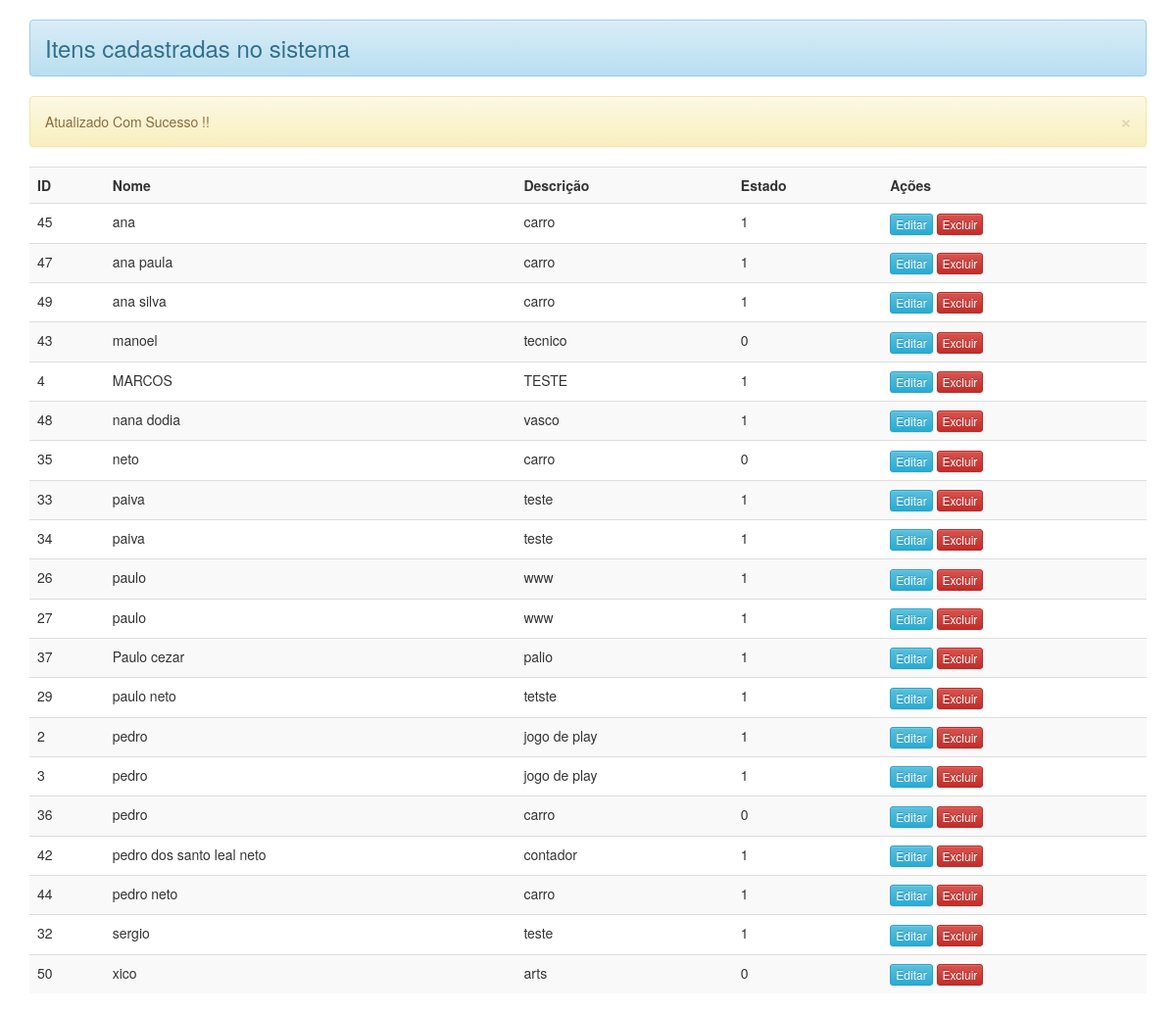
Screenshot of /php/listar.php?sucesso=ok with the database file from the repository.
### tables this page shows
CREATE TABLE `tipos` (
  `id` int(11) NOT NULL,
  `nome` varchar(100) NOT NULL,
  `descricao` varchar(255) DEFAULT NULL,
  `estado` tinyint(1) NOT NULL DEFAULT '1'
);

### php/listar.php (the view, shortened to what this page needs)
<?php
$conexao = mysqli_connect(SERVIDOR, USUARIO, SENHA, BANCO);
$listaDeCategorias = array();
$categoriasNoBanco = mysqli_query($conexao, "select * from tipos order by nome");
while ($categoria = mysqli_fetch_object($categoriasNoBanco)) {
	array_push($listaDeCategorias, $categoria);
}
?>
<!DOCTYPE html>
<html>
  <head>
<link rel="stylesheet" href="https://maxcdn.bootstrapcdn.com/bootstrap/3.3.7/css/bootstrap.min.css">
<link rel="stylesheet" href="https://maxcdn.bootstrapcdn.com/bootstrap/3.3.7/css/bootstrap-theme.min.css">
  </head>
  <body>
    <div class="container">
    <h3 class="alert alert-info">Itens cadastradas no sistema</h3>
		<?php if(isset($_GET['sucesso']) && $_GET['sucesso'] == "ok") : ?>
			<div class="alert alert-warning alert-dismissible" role="alert">
				<button type="button" class="close" data-dismiss="alert" aria-label="Close"><span aria-hidden="true">&times;</span></button>
				Atualizado Com Sucesso !!
			</div>
		<?php endif; ?>
		<table class="table table-striped">
			<tr>
				<th>ID</th>
				<th>Nome</th>
				<th>Descrição</th>
				<th>Estado</th>
				<th>Ações</th>
			</tr>
			<?php
			if ($listaDeCategorias) {
				foreach ($listaDeCategorias as $cat) {
					echo "<tr>";
					echo "<td>{$cat->id}</td>";
					echo "<td>{$cat->nome}</td>";
					echo "<td>{$cat->descricao}</td>";
					echo "<td>{$cat->estado}</td>";
					echo "<td>
									<a href='editar.php?tipo_id={$cat->id}' class='btn btn-info btn-xs'>Editar</a>
									<a href='apagar.php?tipo_id={$cat->id}' class='btn btn-danger btn-xs'>Excluir</a>
								</td>";
					echo "</tr>";
				}
			}
			?>
		</table>
    </div>
  </body>
</html>

### rows the page displays
tipos: id "45", nome "ana", descricao "carro", estado "1"
tipos: id "47", nome "ana paula", descricao "carro", estado "1"
tipos: id "49", nome "ana silva", descricao "carro", estado "1"
tipos: id "43", nome "manoel", descricao "tecnico", estado "0"
tipos: id "4", nome "MARCOS", descricao "TESTE", estado "1"
tipos: id "48", nome "nana dodia", descricao "vasco", estado "1"
tipos: id "35", nome "neto", descricao "carro", estado "0"
tipos: id "33", nome "paiva", descricao "teste", estado "1"
tipos: id "34", nome "paiva", descricao "teste", estado "1"
tipos: id "26", nome "paulo", descricao "www", estado "1"
tipos: id "27", nome "paulo", descricao "www", estado "1"
tipos: id "37", nome "Paulo cezar", descricao "palio", estado "1"
tipos: id "29", nome "paulo neto", descricao "tetste", estado "1"
tipos: id "2", nome "pedro", descricao "jogo de play", estado "1"
tipos: id "3", nome "pedro", descricao "jogo de play", estado "1"
tipos: id "36", nome "pedro", descricao "carro", estado "0"
tipos: id "42", nome "pedro dos santo leal neto", descricao "contador", estado "1"
tipos: id "44", nome "pedro neto", descricao "carro", estado "1"
tipos: id "32", nome "sergio", descricao "teste", estado "1"
tipos: id "50", nome "xico", descricao "arts", estado "0"
